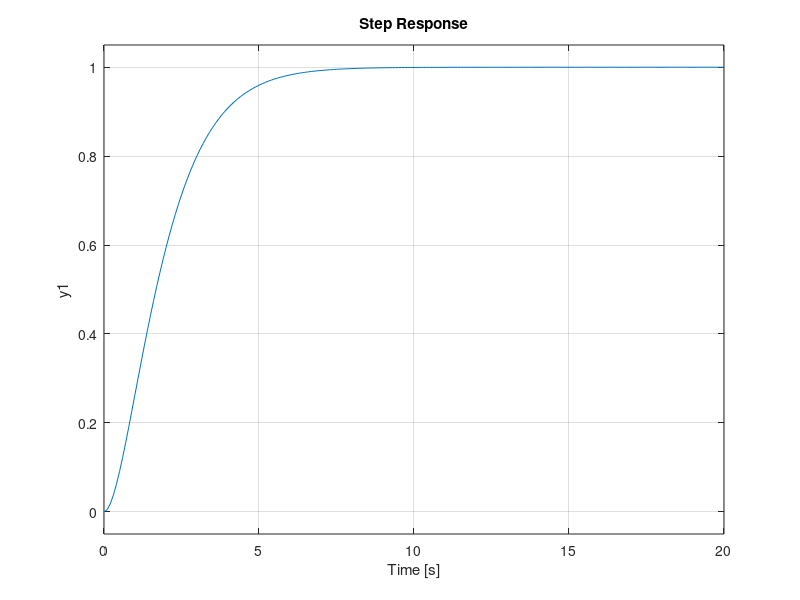

MATLAB code to generate this figure:
% Clear
clear
clc
close all

%% 3. Define Transfer Function
%  Second Order Critically Damped System 
% G(s) = 1 / (s + ωn)^2
% G(s) = 1 / s^2 + 2s + 1


G_num3 = [1];
G_den3 = [1 2 1];
G3 = tf(G_num3,G_den3)

%% Step Response
step(G3,0:0.1:20)
figure